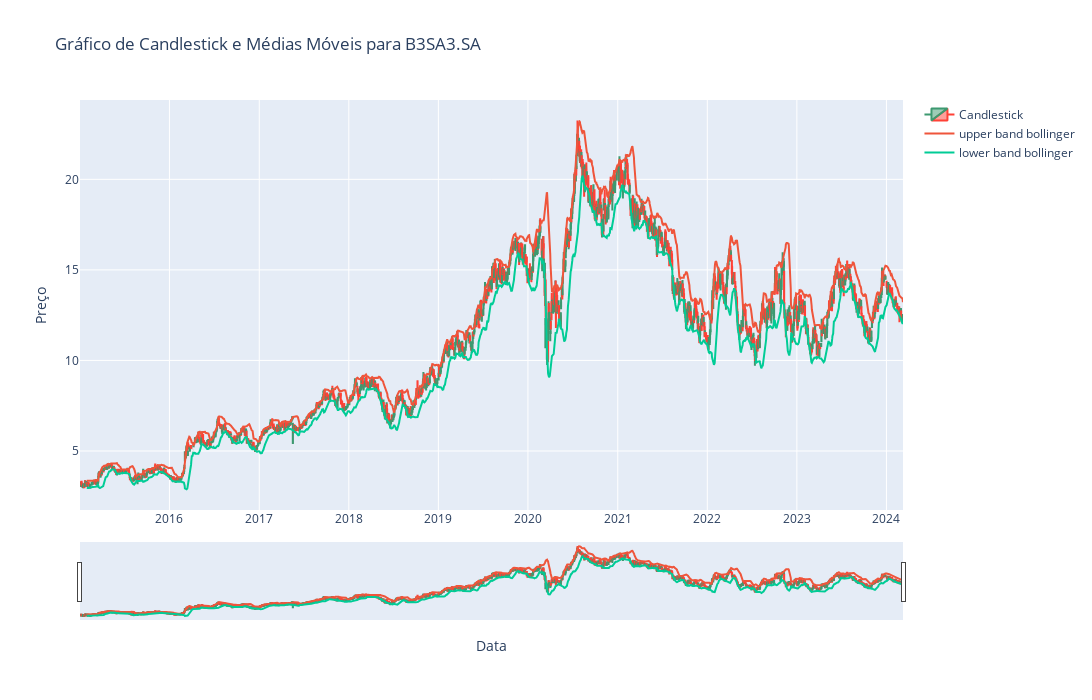

The code cell stored with this chart in its notebook:
### Code cell
# Cria um gráfico de candlestick usando o Plotly
fig = go.Figure(data=[go.Candlestick(x=df.index,
                open=df['Open'],
                high=df['High'],
                low=df['Low'],
                close=df['Close'],
                name='Candlestick')])

# Adiciona as médias móveis ao gráfico
fig.add_trace(go.Scatter(x=df.index, y=df['upper_band_bollinger'], mode='lines', name='upper band bollinger'))
fig.add_trace(go.Scatter(x=df.index, y=df['lower_band_bollinger'], mode='lines', name='lower band bollinger'))


if ticker=="^BVSP":
    ticker='IBOV'

# Configura o layout do gráfico
fig.update_layout(
    width=1500,
    height=700,
    title=f"Gráfico de Candlestick e Médias Móveis para {ticker}",
    xaxis_title="Data",
    yaxis_title="Preço",
    showlegend=True
)

# Exibe o gráfico
fig.show()

### Figure 1 — Plotly figure (JSON) as saved in the notebook; plotly's stock layout.template omitted (floating-point values rounded to 4 significant figures; data arrays with more than 128 entries replaced by an {"elided": "..."} marker saying what was removed)
{"data": [{"close": {"elided": "2283 float values"}, "high": {"elided": "2283 float values"}, "low": {"elided": "2283 float values"}, "name": "Candlestick", "open": {"elided": "2283 float values"}, "type": "candlestick", "x": {"elided": "2283 str values"}}, {"mode": "lines", "name": "upper band bollinger", "type": "scatter", "x": {"elided": "2283 str values"}, "y": {"elided": "2283 float values"}}, {"mode": "lines", "name": "lower band bollinger", "type": "scatter", "x": {"elided": "2283 str values"}, "y": {"elided": "2283 float values"}}], "layout": {"height": 700, "showlegend": true, "title": {"text": "Gráfico de Candlestick e Médias Móveis para B3SA3.SA"}, "width": 1500, "xaxis": {"title": {"text": "Data"}}, "yaxis": {"title": {"text": "Preço"}}}}
